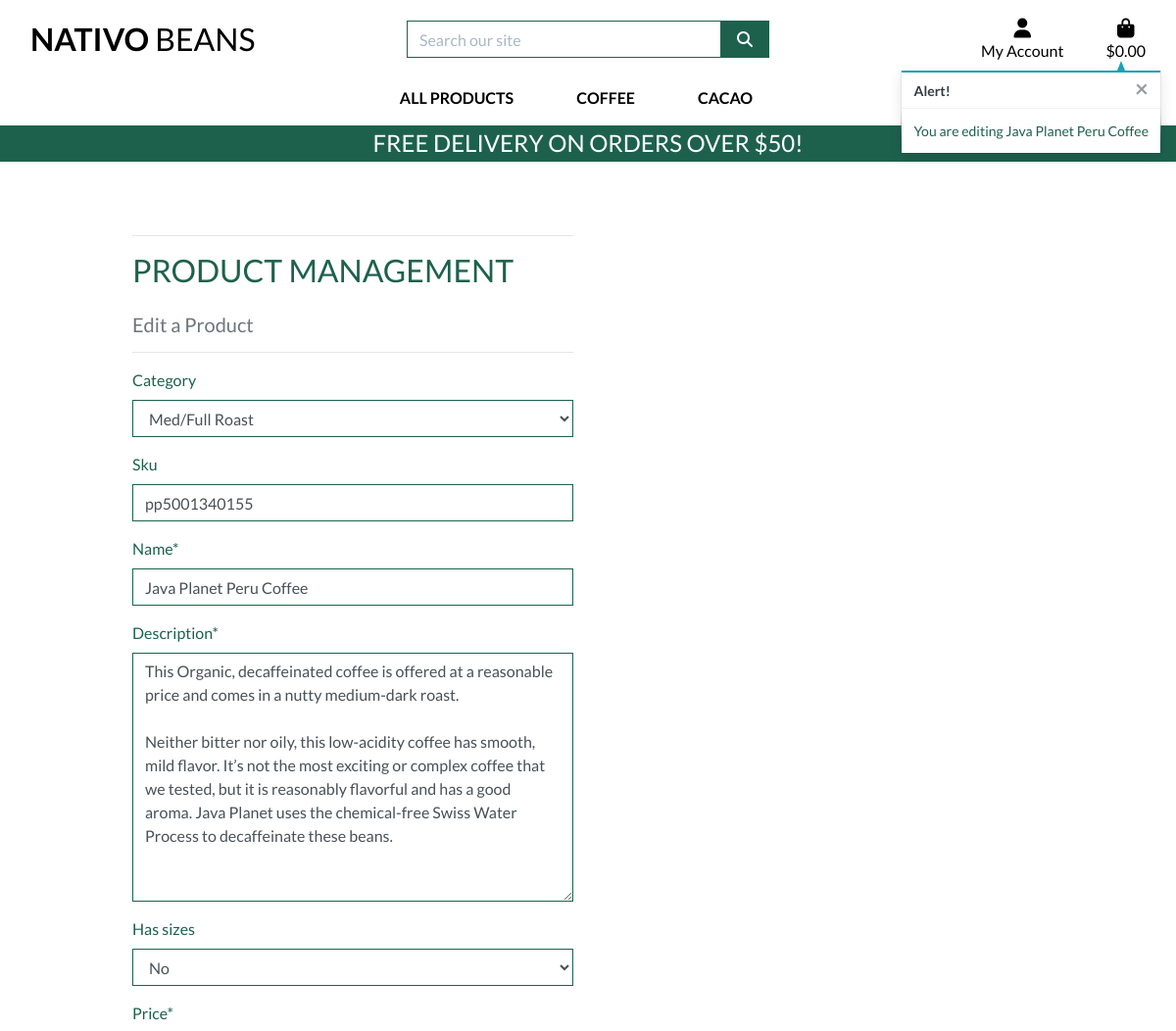
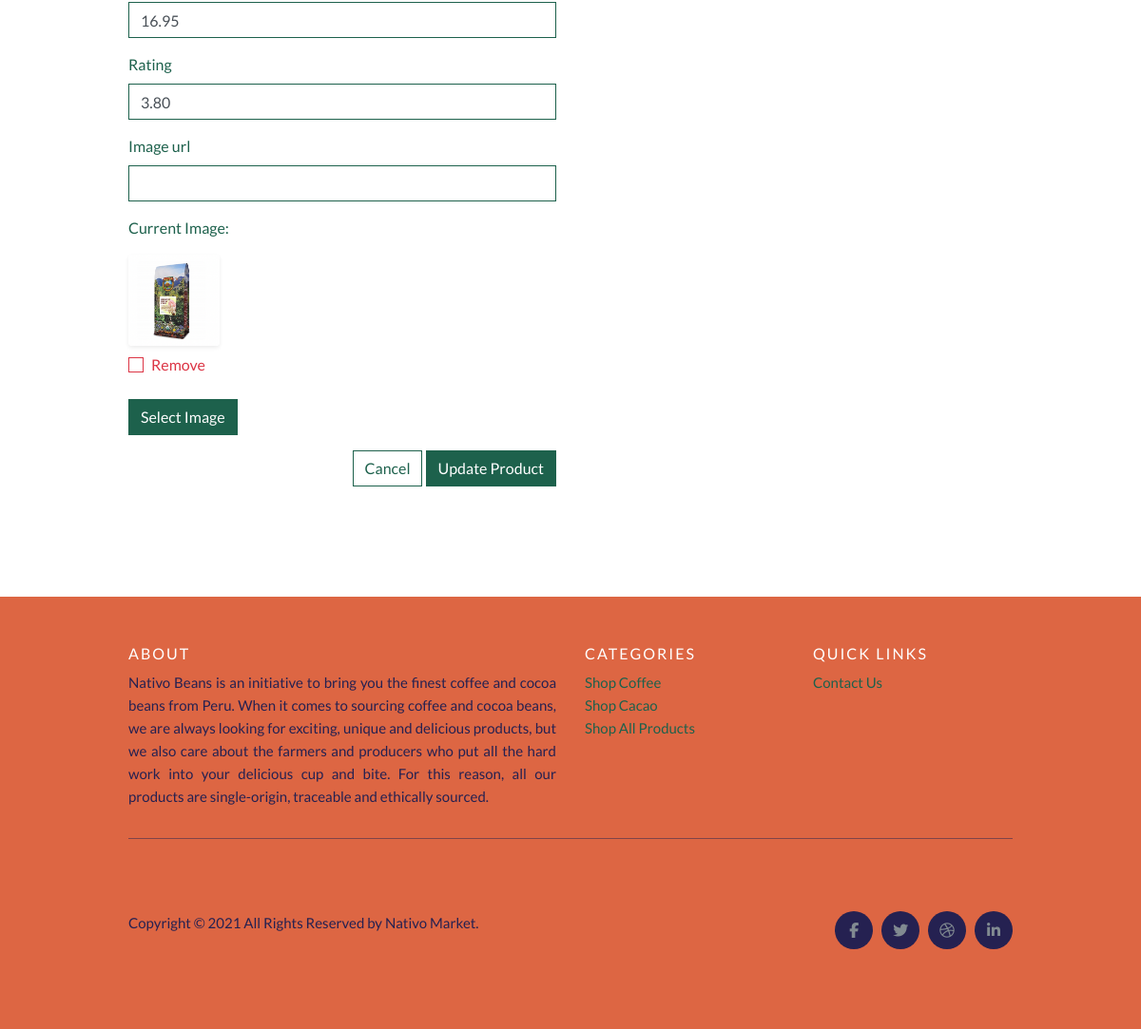
Page /products/edit/1/ (signed in) on the committed database (2 pictures, top to bottom).
### products/models.py (models this page shows, shortened)
class Product(models.Model):
    category = models.ForeignKey('Category', null=True, blank=True, on_delete=models.SET_NULL)
    sku = models.CharField(max_length=254, null=True, blank=True)
    name = models.CharField(max_length=254)
    description = models.TextField()
    has_sizes = models.BooleanField(default=False, null=True, blank=True)
    price = models.DecimalField(max_digits=6, decimal_places=2)
    rating = models.DecimalField(max_digits=6, decimal_places=2, null=True, blank=True)
    image_url = models.URLField(max_length=1024, null=True, blank=True)
    image = models.ImageField(null=True, blank=True)

### products/views.py (the view)
# urls.py: path('edit/<int:product_id>/', views.edit_product, name='edit_product'),
@login_required
def edit_product(request, product_id):
    if not request.user.is_superuser:
        messages.error(request, 'Sorry, only store owners can do that.')
        return redirect(reverse('home'))
    product = get_object_or_404(Product, pk=product_id)
    if request.method == 'POST':
        form = ProductForm(request.POST, request.FILES, instance=product)
        if form.is_valid():
            form.save()
            messages.success(request, 'Successfully updated product!')
            return redirect(reverse('product_detail', args=[product.id]))
        else:
            messages.error(request, 'Failed to update product. Please ensure the form is valid.')
    else:
        form = ProductForm(instance=product)
        messages.info(request, f'You are editing {product.name}')
    template = 'products/edit_product.html'
    context = {
        'form': form,
        'product': product,
    }
    return render(request, template, context)

### products/forms.py
class ProductForm(forms.ModelForm):
    class Meta:
        model = Product
        fields = '__all__'
    image = forms.ImageField(label='Image', required=False, widget=CustomClearableFileInput)
    def __init__(self, *args, **kwargs):
        super().__init__(*args, **kwargs)
        categories = Category.objects.all()
        friendly_names = [(c.id, c.get_friendly_name()) for c in categories]
        self.fields['category'].choices = friendly_names
        for field_name, field in self.fields.items():
            field.widget.attrs['class'] = 'border-black rounded-0'

### bag/contexts.py (called while the page is built, shortened)
def bag_contents(request):
    bag_items = []
    total = 0
    product_count = 0
    bag = request.session.get('bag', {})
    if total < settings.FREE_DELIVERY_THRESHOLD:
        delivery = total * Decimal(settings.STANDARD_DELIVERY_PERCENTAGE / 100)
        free_delivery_delta = settings.FREE_DELIVERY_THRESHOLD - total
    else:
        delivery = 0
        free_delivery_delta = 0
    grand_total = delivery + total
    context = {
        'bag_items': bag_items,
        'total': total,
        'product_count': product_count,
        'delivery': delivery,
        'free_delivery_delta': free_delivery_delta,
        'free_delivery_threshold': settings.FREE_DELIVERY_THRESHOLD,
        'grand_total': grand_total,
    }
    return context

### products/models.py (called while the page is built)
    def get_friendly_name(self):
        return self.friendly_name

### products/templates/products/edit_product.html (shortened to what this page needs)
{% extends "base.html" %}
{% load static %}
{% block page_header %}
    <div class="container header-container">
    </div>
{% endblock %}
{% block content %}
    <div class="overlay"></div>
    <div class="container">
        <div class="row">
            <div class="col-12 col-md-6">
                <hr>
                <h2 class="logo-font mb-4">Product Management</h2>
                <h5 class="text-muted">Edit a Product</h5>
                <hr>
            </div>
        </div>
        <div class="row">
            <div class="col-12 col-md-6">
                <form method="POST" action="{% url 'edit_product' product.id %}" class="form mb-2" enctype="multipart/form-data">
                    {% for field in form %}
                        {% if field.name != 'image' %}
                            {{ field | as_crispy_field }}
                        {% else %}
                            {{ field }}
                        {% endif %}
                    {% endfor %}
                    <div class="text-right">
                        <a class="btn btn-outline-black rounded-0" href="{% url 'products' %}">Cancel</a>
                        <button class="btn btn-black rounded-0" type="submit">Update Product</button>
                    </div>
                </form>
            </div>
        </div>
    </div>
    <br>
    <br>
{% endblock %}

### static/css/base.css (style rules this page uses)
html { height: 100%; }
body { background: url('/media/homepage_background_image.png') no-repeat center center fixed; background-size: cover; height: calc(100vh - 164px); color: #1d614c; font-family: 'Lato'; }
.logo-font { text-transform: uppercase; }
.btn-black { background: #1d614c; color: white; }
.btn-outline-black { background: white; color: #1d614c !important; border: 1px solid #1d614c; }
.border-black { border: 1px solid #1d614c !important; }
.overlay { height: 100%; width: 100%; top: 0; left: 0; position: fixed; background: white; z-index: -1; }
@media (min-width: 1200px) { .container { max-width: 80%; padding-bottom: 5%; } }
@media (min-width: 992px) { .header-container { padding-top: 164px; } }

### rows in the picture
Product: category "Med/Full Roast" "pp5001340155" "Java Planet Peru Coffee" "This Organic, decaffeinated coffee is offered at a reasonable price and comes in a nutty medium-dark roast. Neither bitter nor oily, this low-acidity coffee has smooth, mild flavor. It’s not the most exciting or complex coffee that we tested, but it is reasonably flavorful and has a good aroma. Java Planet uses the chemical-free Swiss Water Process to decaffeinate these beans." "No" "16.95" "3.80"

### other values in the picture
{{ free_delivery_threshold }} "50"
{{ message }} "You are editing Java Planet Peru Coffee"
{{ widget.initial_text }} "Current Image"
{{ widget.clear_checkbox_label }} "Remove"
